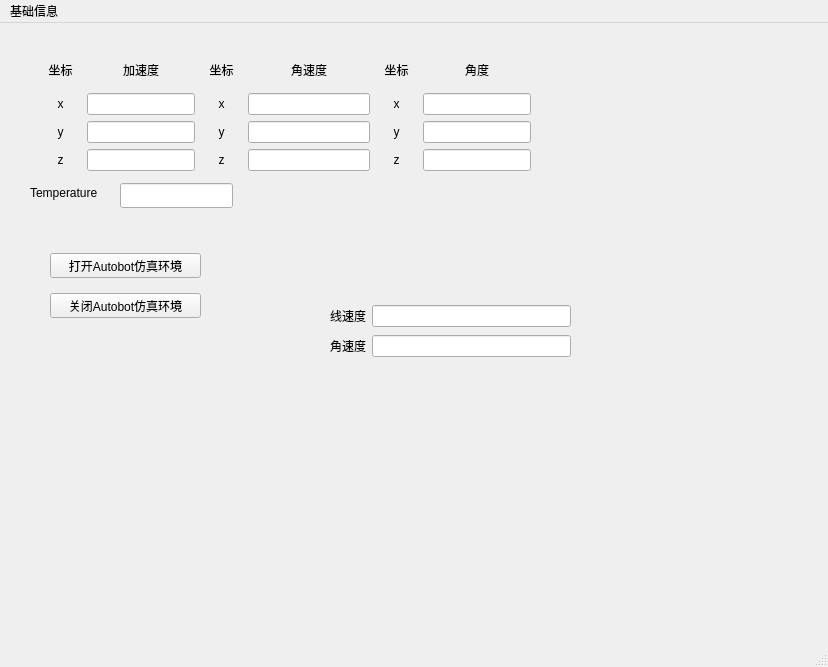
<?xml version="1.0" encoding="UTF-8"?>
<ui version="4.0">
 <class>MainWindow</class>
 <widget class="QMainWindow" name="MainWindow">
  <property name="geometry">
   <rect>
    <x>0</x>
    <y>0</y>
    <width>828</width>
    <height>667</height>
   </rect>
  </property>
  <property name="windowTitle">
   <string>MainWindow</string>
  </property>
  <widget class="QWidget" name="centralwidget">
   <widget class="CustomButton" name="fsvjoy_widget" native="true">
    <property name="geometry">
     <rect>
      <x>370</x>
      <y>350</y>
      <width>180</width>
      <height>180</height>
     </rect>
    </property>
    <property name="minimumSize">
     <size>
      <width>180</width>
      <height>180</height>
     </size>
    </property>
    <property name="maximumSize">
     <size>
      <width>180</width>
      <height>180</height>
     </size>
    </property>
   </widget>
   <widget class="QWidget" name="layoutWidget">
    <property name="geometry">
     <rect>
      <x>330</x>
      <y>280</y>
      <width>241</width>
      <height>58</height>
     </rect>
    </property>
    <layout class="QGridLayout" name="gridLayout">
     <item row="0" column="0">
      <widget class="QLabel" name="label_2">
       <property name="text">
        <string>线速度</string>
       </property>
      </widget>
     </item>
     <item row="0" column="1">
      <widget class="QLineEdit" name="linear_number">
       <property name="alignment">
        <set>Qt::AlignCenter</set>
       </property>
      </widget>
     </item>
     <item row="1" column="0">
      <widget class="QLabel" name="label_3">
       <property name="text">
        <string>角速度</string>
       </property>
      </widget>
     </item>
     <item row="1" column="1">
      <widget class="QLineEdit" name="angular_number">
       <property name="alignment">
        <set>Qt::AlignCenter</set>
       </property>
      </widget>
     </item>
    </layout>
   </widget>
   <widget class="QLabel" name="label_14">
    <property name="geometry">
     <rect>
      <x>30</x>
      <y>160</y>
      <width>91</width>
      <height>20</height>
     </rect>
    </property>
    <property name="text">
     <string>Temperature</string>
    </property>
   </widget>
   <widget class="QLineEdit" name="temperature">
    <property name="geometry">
     <rect>
      <x>120</x>
      <y>160</y>
      <width>113</width>
      <height>25</height>
     </rect>
    </property>
    <property name="alignment">
     <set>Qt::AlignCenter</set>
    </property>
   </widget>
   <widget class="QWidget" name="layoutWidget">
    <property name="geometry">
     <rect>
      <x>40</x>
      <y>30</y>
      <width>491</width>
      <height>118</height>
     </rect>
    </property>
    <layout class="QGridLayout" name="gridLayout_3">
     <item row="0" column="4" colspan="3">
      <widget class="QLabel" name="label_19">
       <property name="text">
        <string>角速度</string>
       </property>
       <property name="alignment">
        <set>Qt::AlignCenter</set>
       </property>
      </widget>
     </item>
     <item row="0" column="7">
      <widget class="QLabel" name="label_17">
       <property name="text">
        <string>坐标</string>
       </property>
       <property name="alignment">
        <set>Qt::AlignCenter</set>
       </property>
      </widget>
     </item>
     <item row="0" column="0">
      <widget class="QLabel" name="label_15">
       <property name="text">
        <string>坐标</string>
       </property>
       <property name="alignment">
        <set>Qt::AlignCenter</set>
       </property>
      </widget>
     </item>
     <item row="2" column="0">
      <widget class="QLabel" name="label_6">
       <property name="text">
        <string>y</string>
       </property>
       <property name="alignment">
        <set>Qt::AlignCenter</set>
       </property>
      </widget>
     </item>
     <item row="0" column="8" colspan="2">
      <widget class="QLabel" name="label_20">
       <property name="text">
        <string>角度</string>
       </property>
       <property name="alignment">
        <set>Qt::AlignCenter</set>
       </property>
      </widget>
     </item>
     <item row="1" column="0">
      <widget class="QLabel" name="label">
       <property name="text">
        <string>x</string>
       </property>
       <property name="alignment">
        <set>Qt::AlignCenter</set>
       </property>
      </widget>
     </item>
     <item row="3" column="0">
      <widget class="QLabel" name="label_7">
       <property name="text">
        <string>z</string>
       </property>
       <property name="alignment">
        <set>Qt::AlignCenter</set>
       </property>
      </widget>
     </item>
     <item row="0" column="1" colspan="2">
      <widget class="QLabel" name="label_18">
       <property name="text">
        <string>加速度</string>
       </property>
       <property name="alignment">
        <set>Qt::AlignCenter</set>
       </property>
      </widget>
     </item>
     <item row="0" column="3">
      <widget class="QLabel" name="label_16">
       <property name="text">
        <string>坐标</string>
       </property>
       <property name="alignment">
        <set>Qt::AlignCenter</set>
       </property>
      </widget>
     </item>
     <item row="1" column="1" colspan="2">
      <widget class="QLineEdit" name="acc_x">
       <property name="alignment">
        <set>Qt::AlignCenter</set>
       </property>
      </widget>
     </item>
     <item row="2" column="1" colspan="2">
      <widget class="QLineEdit" name="acc_y">
       <property name="alignment">
        <set>Qt::AlignCenter</set>
       </property>
      </widget>
     </item>
     <item row="3" column="1" colspan="2">
      <widget class="QLineEdit" name="acc_z">
       <property name="alignment">
        <set>Qt::AlignCenter</set>
       </property>
      </widget>
     </item>
     <item row="1" column="3">
      <widget class="QLabel" name="label_10">
       <property name="text">
        <string>x</string>
       </property>
       <property name="alignment">
        <set>Qt::AlignCenter</set>
       </property>
      </widget>
     </item>
     <item row="2" column="3">
      <widget class="QLabel" name="label_9">
       <property name="text">
        <string>y</string>
       </property>
       <property name="alignment">
        <set>Qt::AlignCenter</set>
       </property>
      </widget>
     </item>
     <item row="3" column="3">
      <widget class="QLabel" name="label_8">
       <property name="text">
        <string>z</string>
       </property>
       <property name="alignment">
        <set>Qt::AlignCenter</set>
       </property>
      </widget>
     </item>
     <item row="1" column="4" colspan="3">
      <widget class="QLineEdit" name="angular_x">
       <property name="alignment">
        <set>Qt::AlignCenter</set>
       </property>
      </widget>
     </item>
     <item row="2" column="4" colspan="3">
      <widget class="QLineEdit" name="angular_y">
       <property name="alignment">
        <set>Qt::AlignCenter</set>
       </property>
      </widget>
     </item>
     <item row="3" column="4" colspan="3">
      <widget class="QLineEdit" name="angular_z">
       <property name="alignment">
        <set>Qt::AlignCenter</set>
       </property>
      </widget>
     </item>
     <item row="1" column="7">
      <widget class="QLabel" name="label_12">
       <property name="text">
        <string>x</string>
       </property>
       <property name="alignment">
        <set>Qt::AlignCenter</set>
       </property>
      </widget>
     </item>
     <item row="1" column="8" colspan="2">
      <widget class="QLineEdit" name="angle_x">
       <property name="alignment">
        <set>Qt::AlignCenter</set>
       </property>
      </widget>
     </item>
     <item row="2" column="7">
      <widget class="QLabel" name="label_11">
       <property name="text">
        <string>y</string>
       </property>
       <property name="alignment">
        <set>Qt::AlignCenter</set>
       </property>
      </widget>
     </item>
     <item row="3" column="7">
      <widget class="QLabel" name="label_13">
       <property name="text">
        <string>z</string>
       </property>
       <property name="alignment">
        <set>Qt::AlignCenter</set>
       </property>
      </widget>
     </item>
     <item row="2" column="8" colspan="2">
      <widget class="QLineEdit" name="angle_y">
       <property name="alignment">
        <set>Qt::AlignCenter</set>
       </property>
      </widget>
     </item>
     <item row="3" column="8" colspan="2">
      <widget class="QLineEdit" name="angle_z">
       <property name="alignment">
        <set>Qt::AlignCenter</set>
       </property>
      </widget>
     </item>
    </layout>
   </widget>
   <widget class="QPushButton" name="opensimulation">
    <property name="geometry">
     <rect>
      <x>50</x>
      <y>230</y>
      <width>151</width>
      <height>25</height>
     </rect>
    </property>
    <property name="text">
     <string>打开Autobot仿真环境</string>
    </property>
   </widget>
   <widget class="QPushButton" name="closesimulation">
    <property name="geometry">
     <rect>
      <x>50</x>
      <y>270</y>
      <width>151</width>
      <height>25</height>
     </rect>
    </property>
    <property name="text">
     <string>关闭Autobot仿真环境</string>
    </property>
   </widget>
  </widget>
  <widget class="QStatusBar" name="statusbar"/>
  <widget class="QMenuBar" name="menubar">
   <property name="geometry">
    <rect>
     <x>0</x>
     <y>0</y>
     <width>828</width>
     <height>28</height>
    </rect>
   </property>
   <widget class="QMenu" name="menu">
    <property name="title">
     <string>基础信息</string>
    </property>
    <addaction name="actionxianshi"/>
   </widget>
   <addaction name="menu"/>
  </widget>
  <action name="actionxianshi">
   <property name="text">
    <string>xianshi</string>
   </property>
  </action>
 </widget>
 <customwidgets>
  <customwidget>
   <class>CustomButton</class>
   <extends>QWidget</extends>
   <header location="global">custombutton.h</header>
   <container>1</container>
  </customwidget>
 </customwidgets>
 <resources/>
 <connections/>
</ui>
